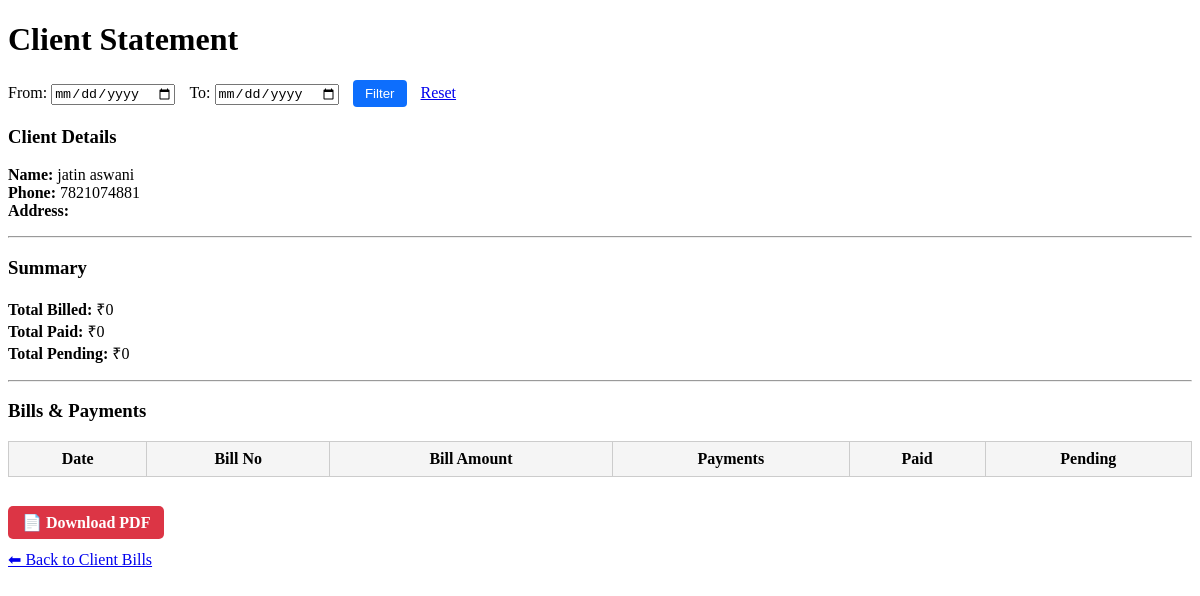
The page /client/4/statement/ on the database as committed earlier.
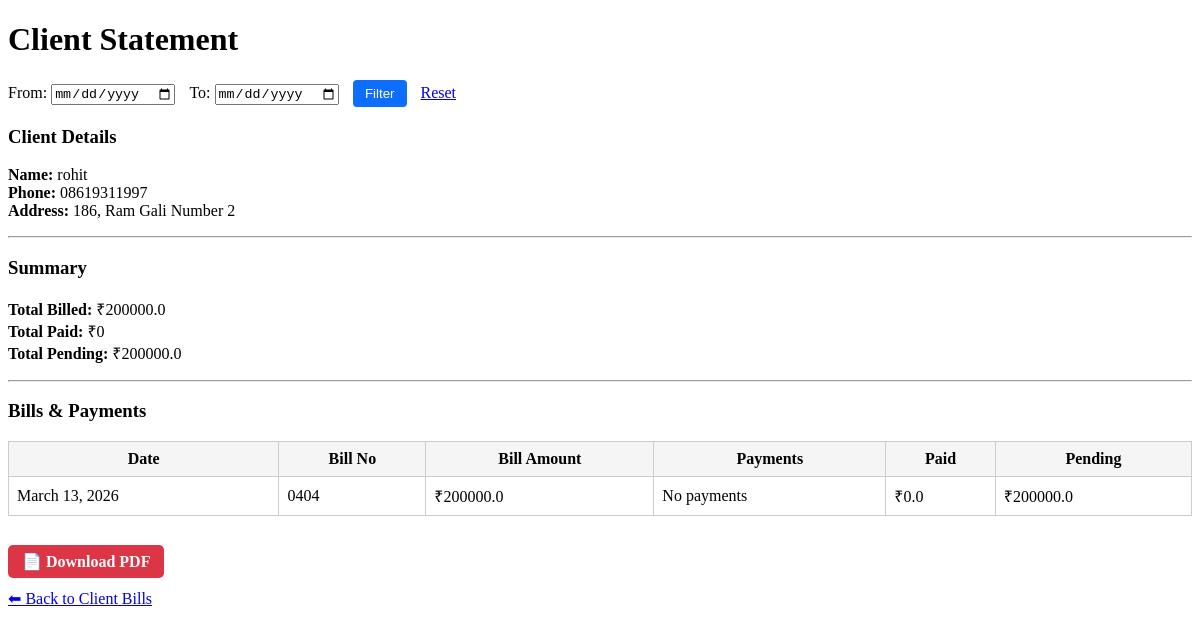
The same page on the database as committed later.
### sales/models.py (models this page shows, shortened)
class Client(models.Model):
    shop = models.ForeignKey(Shop, on_delete=models.CASCADE, null=True, blank=True)
    name = models.CharField(max_length=100)
    phone = models.CharField(max_length=15)
    address = models.TextField(blank=True)

class Bill(models.Model):
    shop = models.ForeignKey(Shop, on_delete=models.CASCADE)
    client = models.ForeignKey(Client, on_delete=models.CASCADE)
    sales_person = models.ForeignKey(
        User,
        on_delete=models.SET_NULL,
        null=True,
        blank=True
    )
    bill_number = models.CharField(max_length=50)
    bill_date = models.DateField()
    due_date = models.DateField()
    total_amount = models.FloatField()
    paid_amount = models.FloatField(default=0)
    def pending_amount(self):
        return (self.total_amount or 0) - (self.paid_amount or 0)

### sales/views.py (the view)
# urls.py: path('client/<int:client_id>/statement/',views.client_statement,name='client_statement'),
def client_statement(request, client_id):
    client = get_object_or_404(Client, id=client_id)
    from_date = request.GET.get('from')
    to_date = request.GET.get('to')
    bills = Bill.objects.filter(client=client)
    if from_date:
        bills = bills.filter(bill_date__gte=from_date)
    if to_date:
        bills = bills.filter(bill_date__lte=to_date)
    bills = bills.prefetch_related('payments').order_by('bill_date')
    total_billed = bills.aggregate(
        total=Sum('total_amount')
    )['total'] or 0
    total_paid = bills.aggregate(
        total=Sum('paid_amount')
    )['total'] or 0
    context = {
        'client': client,
        'bills': bills,
        'total_billed': total_billed,
        'total_paid': total_paid,
        'total_pending': total_billed - total_paid,
        'from_date': from_date,
        'to_date': to_date,
    }
    return render(request, 'sales/client_statement.html', context)

### sales/templates/sales/client_statement.html (shortened to what this page needs)
<!DOCTYPE html>
<html>
<head>
</head>
<body>
<h1>Client Statement</h1>
<form method="get" style="margin-bottom:15px;">
    <label>
        From:
        <input type="date" name="from" value="{{ from_date }}">
    </label>
    <label style="margin-left:10px;">
        To:
        <input type="date" name="to" value="{{ to_date }}">
    </label>
    <button type="submit"
            style="
                margin-left:10px;
                padding:6px 12px;
                background:#0d6efd;
                color:white;
                border:none;
                border-radius:4px;
            ">
        Filter
    </button>
    <a href="{% url 'client_statement' client.id %}"
       style="margin-left:10px;">
        Reset
    </a>
</form>
<h3>Client Details</h3>
<p>
    <strong>Name:</strong> {{ client.name }} <br>
    <strong>Phone:</strong> {{ client.phone }} <br>
    <strong>Address:</strong> {{ client.address }}
</p>
<hr>
<h3>Summary</h3>
<p>
    <strong>Total Billed:</strong> ₹{{ total_billed }} <br>
    <strong>Total Paid:</strong> ₹{{ total_paid }} <br>
    <strong>Total Pending:</strong> ₹{{ total_pending }}
</p>
<hr>
<h3>Bills & Payments</h3>
<table>
    <tr>
        <th>Date</th>
        <th>Bill No</th>
        <th>Bill Amount</th>
        <th>Payments</th>
        <th>Paid</th>
        <th>Pending</th>
    </tr>
    {% for bill in bills %}
    <tr>
        <td>{{ bill.bill_date }}</td>
        <td>{{ bill.bill_number }}</td>
        <td>₹{{ bill.total_amount }}</td>
        <td>
            {% if bill.payments.all %}
                <div>
                {% for payment in bill.payments.all %}
                    <p>
                        ₹{{ payment.amount }} |
                        {{ payment.payment_mode|title }}
                        {% if payment.payment_mode == 'cheque' %}
                            (Cheque: {{ payment.cheque_number }})
                        {% endif %}
                        | {{ payment.payment_date }}
                    </p>
                {% endfor %}
                </div>
            {% else %}
                No payments
            {% endif %}
        </td>
        <td>₹{{ bill.paid_amount }}</td>
        <td>₹{{ bill.pending_amount }}</td>
    </tr>
    {% endfor %}
</table>
<br>
<br>
<a href="{% url 'client_statement_pdf' client.id %} ?from={{ from_date }}&to={{ to_date }}"
   style="
        padding:8px 14px;
        background:#dc3545;
        color:white;
        text-decoration:none;
        border-radius:5px;
        font-weight:bold;
   ">
    📄 Download PDF
</a>
<br>
<br>
<a href="{% url 'client_bills' client.id %}">⬅ Back to Client Bills</a>
</body>
</html>

### sales/templates/sales/client_statement.html (style rules this page uses)
table { border-collapse: collapse; width: 100%; }
th, td { border: 1px solid #ccc; padding: 8px; }
th { background: #f5f5f5; }

Rows that differ between the two databases and show on the page:
changed Client: name "jatin aswani" → "rohit"; phone "7821074881" → "08619311997"; address (not shown) → "186, Ram Gali Number 2"
added Bill: bill_date "March 13, 2026", bill_number "0404", total_amount "200000.0", shows "No payments", paid_amount "0.0", pending_amount "200000.0"
Other text that changed with them:
{{ total_billed }}: "0" → "200000.0"
{{ total_pending }}: "0" → "200000.0"
